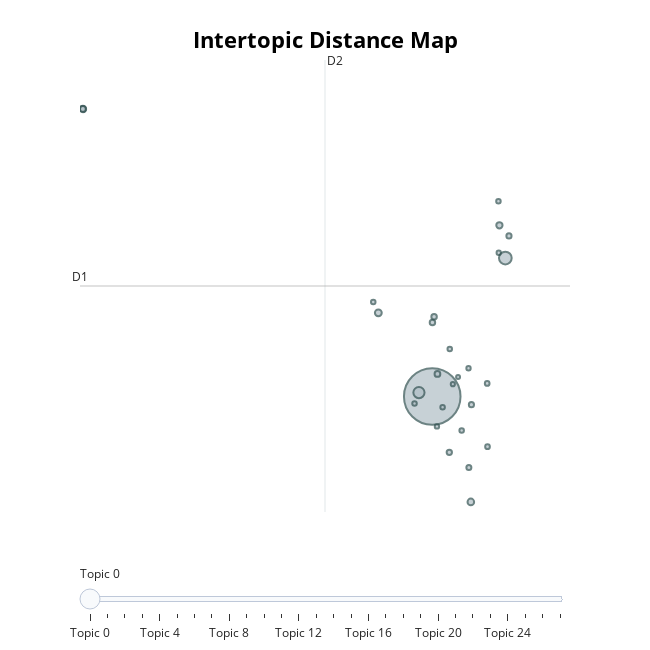

The cell this chart's notebook holds for it:
### Code cell
# Visualize the tuned topics
fig_tuned = topic_model_tuned.visualize_topics()
fig_tuned.show()

### Figure 1 — Plotly figure (JSON) as saved in the notebook; plotly's stock layout.template omitted (floating-point values rounded to 4 significant figures)
{"data": [{"customdata": [[0, "10 | no | 000 | it | yo", 2041], [1, "driving | car | traffic | travel | wheels", 103], [2, "nyc | us | ca | where | americans", 80], [3, "music | soundtrack | sounds | soundcloud | sound", 30], [4, "mass | immense | huge | mega | big", 28], [5, "ᗯᕼo | ᒪikᗴ | տᑌᗷᗷiᑎᘜ | 𝗚𝗧𝗔 | wish", 27], [6, "tesla | teslas | edison | electric | teslacars", 25], [7, "world | space | solarcity | solar | mars", 21], [8, "𝗢𝗙𝗙𝗜𝗖𝗜𝗔𝗟 | ᗩᑎyoᑎᗴ | 𝗧𝗥𝗔𝗜𝗟𝗘𝗥 | wonderful | ring", 21], [9, "revolutionary | inventor | invented | discovered | ingenious", 19], [10, "efficient | inefficient | convenient | useless | useful", 19], [11, "elon | el | elan | melon | ilon", 18], [12, "woah | wo | whit | wyd | wtfac", 17], [13, "tunnels | tunnel | underground | tunneling | pit", 17], [14, "47 | 03 | 04 | 58 | 57", 16], [15, "hail | winter | temperature | snows | snow", 14], [16, "unrealistic | unreal | unstoppable | unrealizable | unpractical", 14], [17, "hi | hey | hello | dear | vanessa", 13], [18, "youtube | video | watch | com | youtubers", 13], [19, "flying | planed | pilot | levitation | jumps", 13], [20, "why | cause | because | whys | reasons", 13], [21, "boring | bored | wef8grehfslyohuc62wfp4zaqlibjm | smile | images", 13], [22, "earthquake | earthquakes | tremors | tsunami | rumbling", 13], [23, "hyperloop | hyperpod | rave | podracing | pod", 12], [24, "starting | starts | started | start | opens", 12], [25, "subway | metro | subways | metros | capsules", 12], [26, "happens | happen | occurs | occurred | happening", 11], [27, "rid | reduce | kill | isolating | eliminate", 10]], "hovertemplate": "<b>Topic %{customdata[0]}</b><br>%{customdata[1]}<br>Size: %{customdata[2]}", "legendgroup": "", "marker": {"color": "#B0BEC5", "line": {"color": "DarkSlateGrey", "width": 2}, "size": [2041, 103, 80, 30, 28, 27, 25, 21, 21, 19, 19, 18, 17, 17, 16, 14, 14, 13, 13, 13, 13, 13, 13, 12, 12, 12, 11, 10], "sizemode": "area", "sizeref": 1.276, "symbol": "circle"}, "mode": "markers", "name": "", "orientation": "v", "showlegend": false, "type": "scatter", "x": [12.02, 14.68, 11.54, 10.06, 13.43, -0.7, 14.47, 12.21, -0.701, 12.09, 12.03, 12.64, 13.45, 14.82, 13.36, 14.02, 14.04, 13.09, 9.874, 14.43, 12.66, 12.4, 11.38, 12.19, 13.34, 14.44, 12.77, 12.96], "xaxis": "x", "y": [0.5514, 2.548, 0.6087, 1.758, -0.9674, 4.697, 3.02, 0.8771, 4.698, 1.701, 1.618, -0.2527, 0.4345, 2.867, -0.47, 0.741, -0.1704, 0.06185, 1.915, 3.368, 1.238, 0.3982, 0.4506, 0.1212, 0.9592, 2.624, 0.7304, 0.834], "yaxis": "y"}], "layout": {"annotations": [{"showarrow": false, "text": "D1", "x": -0.8062, "y": 2.145, "yshift": 10}, {"showarrow": false, "text": "D2", "x": 8.117, "xshift": 10, "y": 5.402}], "height": 650, "hoverlabel": {"bgcolor": "white", "font": {"family": "Rockwell", "size": 16}}, "legend": {"itemsizing": "constant", "tracegroupgap": 0}, "margin": {"t": 60}, "shapes": [{"line": {"color": "#CFD8DC", "width": 2}, "type": "line", "x0": 8.117, "x1": 8.117, "y0": -1.113, "y1": 5.402}, {"line": {"color": "#9E9E9E", "width": 2}, "type": "line", "x0": -0.8062, "x1": 17.04, "y0": 2.145, "y1": 2.145}], "sliders": [{"active": 0, "pad": {"t": 50}, "steps": [{"args": [{"marker.color": [["red", "#B0BEC5", "#B0BEC5", "#B0BEC5", "#B0BEC5", "#B0BEC5", "#B0BEC5", "#B0BEC5", "#B0BEC5", "#B0BEC5", "#B0BEC5", "#B0BEC5", "#B0BEC5", "#B0BEC5", "#B0BEC5", "#B0BEC5", "#B0BEC5", "#B0BEC5", "#B0BEC5", "#B0BEC5", "#B0BEC5", "#B0BEC5", "#B0BEC5", "#B0BEC5", "#B0BEC5", "#B0BEC5", "#B0BEC5", "#B0BEC5"]]}], "label": "Topic 0", "method": "update"}, {"args": [{"marker.color": [["#B0BEC5", "red", "#B0BEC5", "#B0BEC5", "#B0BEC5", "#B0BEC5", "#B0BEC5", "#B0BEC5", "#B0BEC5", "#B0BEC5", "#B0BEC5", "#B0BEC5", "#B0BEC5", "#B0BEC5", "#B0BEC5", "#B0BEC5", "#B0BEC5", "#B0BEC5", "#B0BEC5", "#B0BEC5", "#B0BEC5", "#B0BEC5", "#B0BEC5", "#B0BEC5", "#B0BEC5", "#B0BEC5", "#B0BEC5", "#B0BEC5"]]}], "label": "Topic 1", "method": "update"}, {"args": [{"marker.color": [["#B0BEC5", "#B0BEC5", "red", "#B0BEC5", "#B0BEC5", "#B0BEC5", "#B0BEC5", "#B0BEC5", "#B0BEC5", "#B0BEC5", "#B0BEC5", "#B0BEC5", "#B0BEC5", "#B0BEC5", "#B0BEC5", "#B0BEC5", "#B0BEC5", "#B0BEC5", "#B0BEC5", "#B0BEC5", "#B0BEC5", "#B0BEC5", "#B0BEC5", "#B0BEC5", "#B0BEC5", "#B0BEC5", "#B0BEC5", "#B0BEC5"]]}], "label": "Topic 2", "method": "update"}, {"args": [{"marker.color": [["#B0BEC5", "#B0BEC5", "#B0BEC5", "red", "#B0BEC5", "#B0BEC5", "#B0BEC5", "#B0BEC5", "#B0BEC5", "#B0BEC5", "#B0BEC5", "#B0BEC5", "#B0BEC5", "#B0BEC5", "#B0BEC5", "#B0BEC5", "#B0BEC5", "#B0BEC5", "#B0BEC5", "#B0BEC5", "#B0BEC5", "#B0BEC5", "#B0BEC5", "#B0BEC5", "#B0BEC5", "#B0BEC5", "#B0BEC5", "#B0BEC5"]]}], "label": "Topic 3", "method": "update"}, {"args": [{"marker.color": [["#B0BEC5", "#B0BEC5", "#B0BEC5", "#B0BEC5", "red", "#B0BEC5", "#B0BEC5", "#B0BEC5", "#B0BEC5", "#B0BEC5", "#B0BEC5", "#B0BEC5", "#B0BEC5", "#B0BEC5", "#B0BEC5", "#B0BEC5", "#B0BEC5", "#B0BEC5", "#B0BEC5", "#B0BEC5", "#B0BEC5", "#B0BEC5", "#B0BEC5", "#B0BEC5", "#B0BEC5", "#B0BEC5", "#B0BEC5", "#B0BEC5"]]}], "label": "Topic 4", "method": "update"}, {"args": [{"marker.color": [["#B0BEC5", "#B0BEC5", "#B0BEC5", "#B0BEC5", "#B0BEC5", "red", "#B0BEC5", "#B0BEC5", "#B0BEC5", "#B0BEC5", "#B0BEC5", "#B0BEC5", "#B0BEC5", "#B0BEC5", "#B0BEC5", "#B0BEC5", "#B0BEC5", "#B0BEC5", "#B0BEC5", "#B0BEC5", "#B0BEC5", "#B0BEC5", "#B0BEC5", "#B0BEC5", "#B0BEC5", "#B0BEC5", "#B0BEC5", "#B0BEC5"]]}], "label": "Topic 5", "method": "update"}, {"args": [{"marker.color": [["#B0BEC5", "#B0BEC5", "#B0BEC5", "#B0BEC5", "#B0BEC5", "#B0BEC5", "red", "#B0BEC5", "#B0BEC5", "#B0BEC5", "#B0BEC5", "#B0BEC5", "#B0BEC5", "#B0BEC5", "#B0BEC5", "#B0BEC5", "#B0BEC5", "#B0BEC5", "#B0BEC5", "#B0BEC5", "#B0BEC5", "#B0BEC5", "#B0BEC5", "#B0BEC5", "#B0BEC5", "#B0BEC5", "#B0BEC5", "#B0BEC5"]]}], "label": "Topic 6", "method": "update"}, {"args": [{"marker.color": [["#B0BEC5", "#B0BEC5", "#B0BEC5", "#B0BEC5", "#B0BEC5", "#B0BEC5", "#B0BEC5", "red", "#B0BEC5", "#B0BEC5", "#B0BEC5", "#B0BEC5", "#B0BEC5", "#B0BEC5", "#B0BEC5", "#B0BEC5", "#B0BEC5", "#B0BEC5", "#B0BEC5", "#B0BEC5", "#B0BEC5", "#B0BEC5", "#B0BEC5", "#B0BEC5", "#B0BEC5", "#B0BEC5", "#B0BEC5", "#B0BEC5"]]}], "label": "Topic 7", "method": "update"}, {"args": [{"marker.color": [["#B0BEC5", "#B0BEC5", "#B0BEC5", "#B0BEC5", "#B0BEC5", "#B0BEC5", "#B0BEC5", "#B0BEC5", "red", "#B0BEC5", "#B0BEC5", "#B0BEC5", "#B0BEC5", "#B0BEC5", "#B0BEC5", "#B0BEC5", "#B0BEC5", "#B0BEC5", "#B0BEC5", "#B0BEC5", "#B0BEC5", "#B0BEC5", "#B0BEC5", "#B0BEC5", "#B0BEC5", "#B0BEC5", "#B0BEC5", "#B0BEC5"]]}], "label": "Topic 8", "method": "update"}, {"args": [{"marker.color": [["#B0BEC5", "#B0BEC5", "#B0BEC5", "#B0BEC5", "#B0BEC5", "#B0BEC5", "#B0BEC5", "#B0BEC5", "#B0BEC5", "red", "#B0BEC5", "#B0BEC5", "#B0BEC5", "#B0BEC5", "#B0BEC5", "#B0BEC5", "#B0BEC5", "#B0BEC5", "#B0BEC5", "#B0BEC5", "#B0BEC5", "#B0BEC5", "#B0BEC5", "#B0BEC5", "#B0BEC5", "#B0BEC5", "#B0BEC5", "#B0BEC5"]]}], "label": "Topic 9", "method": "update"}, {"args": [{"marker.color": [["#B0BEC5", "#B0BEC5", "#B0BEC5", "#B0BEC5", "#B0BEC5", "#B0BEC5", "#B0BEC5", "#B0BEC5", "#B0BEC5", "#B0BEC5", "red", "#B0BEC5", "#B0BEC5", "#B0BEC5", "#B0BEC5", "#B0BEC5", "#B0BEC5", "#B0BEC5", "#B0BEC5", "#B0BEC5", "#B0BEC5", "#B0BEC5", "#B0BEC5", "#B0BEC5", "#B0BEC5", "#B0BEC5", "#B0BEC5", "#B0BEC5"]]}], "label": "Topic 10", "method": "update"}, {"args": [{"marker.color": [["#B0BEC5", "#B0BEC5", "#B0BEC5", "#B0BEC5", "#B0BEC5", "#B0BEC5", "#B0BEC5", "#B0BEC5", "#B0BEC5", "#B0BEC5", "#B0BEC5", "red", "#B0BEC5", "#B0BEC5", "#B0BEC5", "#B0BEC5", "#B0BEC5", "#B0BEC5", "#B0BEC5", "#B0BEC5", "#B0BEC5", "#B0BEC5", "#B0BEC5", "#B0BEC5", "#B0BEC5", "#B0BEC5", "#B0BEC5", "#B0BEC5"]]}], "label": "Topic 11", "method": "update"}, {"args": [{"marker.color": [["#B0BEC5", "#B0BEC5", "#B0BEC5", "#B0BEC5", "#B0BEC5", "#B0BEC5", "#B0BEC5", "#B0BEC5", "#B0BEC5", "#B0BEC5", "#B0BEC5", "#B0BEC5", "red", "#B0BEC5", "#B0BEC5", "#B0BEC5", "#B0BEC5", "#B0BEC5", "#B0BEC5", "#B0BEC5", "#B0BEC5", "#B0BEC5", "#B0BEC5", "#B0BEC5", "#B0BEC5", "#B0BEC5", "#B0BEC5", "#B0BEC5"]]}], "label": "Topic 12", "method": "update"}, {"args": [{"marker.color": [["#B0BEC5", "#B0BEC5", "#B0BEC5", "#B0BEC5", "#B0BEC5", "#B0BEC5", "#B0BEC5", "#B0BEC5", "#B0BEC5", "#B0BEC5", "#B0BEC5", "#B0BEC5", "#B0BEC5", "red", "#B0BEC5", "#B0BEC5", "#B0BEC5", "#B0BEC5", "#B0BEC5", "#B0BEC5", "#B0BEC5", "#B0BEC5", "#B0BEC5", "#B0BEC5", "#B0BEC5", "#B0BEC5", "#B0BEC5", "#B0BEC5"]]}], "label": "Topic 13", "method": "update"}, {"args": [{"marker.color": [["#B0BEC5", "#B0BEC5", "#B0BEC5", "#B0BEC5", "#B0BEC5", "#B0BEC5", "#B0BEC5", "#B0BEC5", "#B0BEC5", "#B0BEC5", "#B0BEC5", "#B0BEC5", "#B0BEC5", "#B0BEC5", "red", "#B0BEC5", "#B0BEC5", "#B0BEC5", "#B0BEC5", "#B0BEC5", "#B0BEC5", "#B0BEC5", "#B0BEC5", "#B0BEC5", "#B0BEC5", "#B0BEC5", "#B0BEC5", "#B0BEC5"]]}], "label": "Topic 14", "method": "update"}, {"args": [{"marker.color": [["#B0BEC5", "#B0BEC5", "#B0BEC5", "#B0BEC5", "#B0BEC5", "#B0BEC5", "#B0BEC5", "#B0BEC5", "#B0BEC5", "#B0BEC5", "#B0BEC5", "#B0BEC5", "#B0BEC5", "#B0BEC5", "#B0BEC5", "red", "#B0BEC5", "#B0BEC5", "#B0BEC5", "#B0BEC5", "#B0BEC5", "#B0BEC5", "#B0BEC5", "#B0BEC5", "#B0BEC5", "#B0BEC5", "#B0BEC5", "#B0BEC5"]]}], "label": "Topic 15", "method": "update"}, {"args": [{"marker.color": [["#B0BEC5", "#B0BEC5", "#B0BEC5", "#B0BEC5", "#B0BEC5", "#B0BEC5", "#B0BEC5", "#B0BEC5", "#B0BEC5", "#B0BEC5", "#B0BEC5", "#B0BEC5", "#B0BEC5", "#B0BEC5", "#B0BEC5", "#B0BEC5", "red", "#B0BEC5", "#B0BEC5", "#B0BEC5", "#B0BEC5", "#B0BEC5", "#B0BEC5", "#B0BEC5", "#B0BEC5", "#B0BEC5", "#B0BEC5", "#B0BEC5"]]}], "label": "Topic 16", "method": "update"}, {"args": [{"marker.color": [["#B0BEC5", "#B0BEC5", "#B0BEC5", "#B0BEC5", "#B0BEC5", "#B0BEC5", "#B0BEC5", "#B0BEC5", "#B0BEC5", "#B0BEC5", "#B0BEC5", "#B0BEC5", "#B0BEC5", "#B0BEC5", "#B0BEC5", "#B0BEC5", "#B0BEC5", "red", "#B0BEC5", "#B0BEC5", "#B0BEC5", "#B0BEC5", "#B0BEC5", "#B0BEC5", "#B0BEC5", "#B0BEC5", "#B0BEC5", "#B0BEC5"]]}], "label": "Topic 17", "method": "update"}, {"args": [{"marker.color": [["#B0BEC5", "#B0BEC5", "#B0BEC5", "#B0BEC5", "#B0BEC5", "#B0BEC5", "#B0BEC5", "#B0BEC5", "#B0BEC5", "#B0BEC5", "#B0BEC5", "#B0BEC5", "#B0BEC5", "#B0BEC5", "#B0BEC5", "#B0BEC5", "#B0BEC5", "#B0BEC5", "red", "#B0BEC5", "#B0BEC5", "#B0BEC5", "#B0BEC5", "#B0BEC5", "#B0BEC5", "#B0BEC5", "#B0BEC5", "#B0BEC5"]]}], "label": "Topic 18", "method": "update"}, {"args": [{"marker.color": [["#B0BEC5", "#B0BEC5", "#B0BEC5", "#B0BEC5", "#B0BEC5", "#B0BEC5", "#B0BEC5", "#B0BEC5", "#B0BEC5", "#B0BEC5", "#B0BEC5", "#B0BEC5", "#B0BEC5", "#B0BEC5", "#B0BEC5", "#B0BEC5", "#B0BEC5", "#B0BEC5", "#B0BEC5", "red", "#B0BEC5", "#B0BEC5", "#B0BEC5", "#B0BEC5", "#B0BEC5", "#B0BEC5", "#B0BEC5", "#B0BEC5"]]}], "label": "Topic 19", "method": "update"}, {"args": [{"marker.color": [["#B0BEC5", "#B0BEC5", "#B0BEC5", "#B0BEC5", "#B0BEC5", "#B0BEC5", "#B0BEC5", "#B0BEC5", "#B0BEC5", "#B0BEC5", "#B0BEC5", "#B0BEC5", "#B0BEC5", "#B0BEC5", "#B0BEC5", "#B0BEC5", "#B0BEC5", "#B0BEC5", "#B0BEC5", "#B0BEC5", "red", "#B0BEC5", "#B0BEC5", "#B0BEC5", "#B0BEC5", "#B0BEC5", "#B0BEC5", "#B0BEC5"]]}], "label": "Topic 20", "method": "update"}, {"args": [{"marker.color": [["#B0BEC5", "#B0BEC5", "#B0BEC5", "#B0BEC5", "#B0BEC5", "#B0BEC5", "#B0BEC5", "#B0BEC5", "#B0BEC5", "#B0BEC5", "#B0BEC5", "#B0BEC5", "#B0BEC5", "#B0BEC5", "#B0BEC5", "#B0BEC5", "#B0BEC5", "#B0BEC5", "#B0BEC5", "#B0BEC5", "#B0BEC5", "red", "#B0BEC5", "#B0BEC5", "#B0BEC5", "#B0BEC5", "#B0BEC5", "#B0BEC5"]]}], "label": "Topic 21", "method": "update"}, {"args": [{"marker.color": [["#B0BEC5", "#B0BEC5", "#B0BEC5", "#B0BEC5", "#B0BEC5", "#B0BEC5", "#B0BEC5", "#B0BEC5", "#B0BEC5", "#B0BEC5", "#B0BEC5", "#B0BEC5", "#B0BEC5", "#B0BEC5", "#B0BEC5", "#B0BEC5", "#B0BEC5", "#B0BEC5", "#B0BEC5", "#B0BEC5", "#B0BEC5", "#B0BEC5", "red", "#B0BEC5", "#B0BEC5", "#B0BEC5", "#B0BEC5", "#B0BEC5"]]}], "label": "Topic 22", "method": "update"}, {"args": [{"marker.color": [["#B0BEC5", "#B0BEC5", "#B0BEC5", "#B0BEC5", "#B0BEC5", "#B0BEC5", "#B0BEC5", "#B0BEC5", "#B0BEC5", "#B0BEC5", "#B0BEC5", "#B0BEC5", "#B0BEC5", "#B0BEC5", "#B0BEC5", "#B0BEC5", "#B0BEC5", "#B0BEC5", "#B0BEC5", "#B0BEC5", "#B0BEC5", "#B0BEC5", "#B0BEC5", "red", "#B0BEC5", "#B0BEC5", "#B0BEC5", "#B0BEC5"]]}], "label": "Topic 23", "method": "update"}, {"args": [{"marker.color": [["#B0BEC5", "#B0BEC5", "#B0BEC5", "#B0BEC5", "#B0BEC5", "#B0BEC5", "#B0BEC5", "#B0BEC5", "#B0BEC5", "#B0BEC5", "#B0BEC5", "#B0BEC5", "#B0BEC5", "#B0BEC5", "#B0BEC5", "#B0BEC5", "#B0BEC5", "#B0BEC5", "#B0BEC5", "#B0BEC5", "#B0BEC5", "#B0BEC5", "#B0BEC5", "#B0BEC5", "red", "#B0BEC5", "#B0BEC5", "#B0BEC5"]]}], "label": "Topic 24", "method": "update"}, {"args": [{"marker.color": [["#B0BEC5", "#B0BEC5", "#B0BEC5", "#B0BEC5", "#B0BEC5", "#B0BEC5", "#B0BEC5", "#B0BEC5", "#B0BEC5", "#B0BEC5", "#B0BEC5", "#B0BEC5", "#B0BEC5", "#B0BEC5", "#B0BEC5", "#B0BEC5", "#B0BEC5", "#B0BEC5", "#B0BEC5", "#B0BEC5", "#B0BEC5", "#B0BEC5", "#B0BEC5", "#B0BEC5", "#B0BEC5", "red", "#B0BEC5", "#B0BEC5"]]}], "label": "Topic 25", "method": "update"}, {"args": [{"marker.color": [["#B0BEC5", "#B0BEC5", "#B0BEC5", "#B0BEC5", "#B0BEC5", "#B0BEC5", "#B0BEC5", "#B0BEC5", "#B0BEC5", "#B0BEC5", "#B0BEC5", "#B0BEC5", "#B0BEC5", "#B0BEC5", "#B0BEC5", "#B0BEC5", "#B0BEC5", "#B0BEC5", "#B0BEC5", "#B0BEC5", "#B0BEC5", "#B0BEC5", "#B0BEC5", "#B0BEC5", "#B0BEC5", "#B0BEC5", "red", "#B0BEC5"]]}], "label": "Topic 26", "method": "update"}, {"args": [{"marker.color": [["#B0BEC5", "#B0BEC5", "#B0BEC5", "#B0BEC5", "#B0BEC5", "#B0BEC5", "#B0BEC5", "#B0BEC5", "#B0BEC5", "#B0BEC5", "#B0BEC5", "#B0BEC5", "#B0BEC5", "#B0BEC5", "#B0BEC5", "#B0BEC5", "#B0BEC5", "#B0BEC5", "#B0BEC5", "#B0BEC5", "#B0BEC5", "#B0BEC5", "#B0BEC5", "#B0BEC5", "#B0BEC5", "#B0BEC5", "#B0BEC5", "red"]]}], "label": "Topic 27", "method": "update"}]}], "title": {"font": {"color": "Black", "size": 22}, "text": "<b>Intertopic Distance Map</b>", "x": 0.5, "xanchor": "center", "y": 0.95, "yanchor": "top"}, "width": 650, "xaxis": {"anchor": "y", "domain": [0, 1], "range": [-0.8062, 17.04], "title": {"text": ""}, "visible": false}, "yaxis": {"anchor": "x", "domain": [0, 1], "range": [-1.113, 5.402], "title": {"text": ""}, "visible": false}}}
